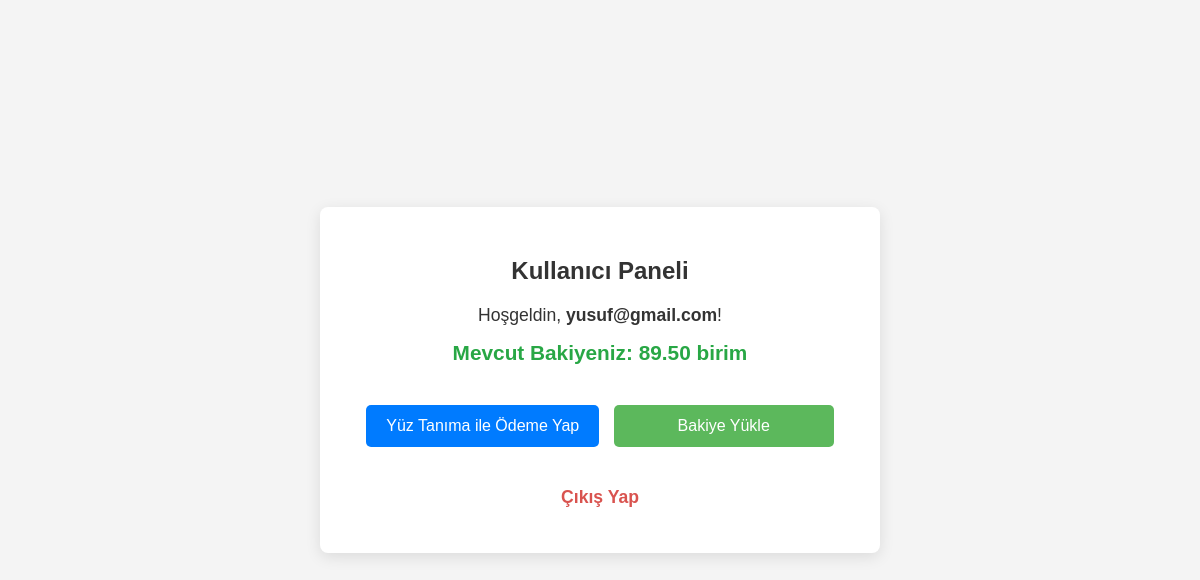
/dashboard (signed in), run on an earlier commit of the app's database.
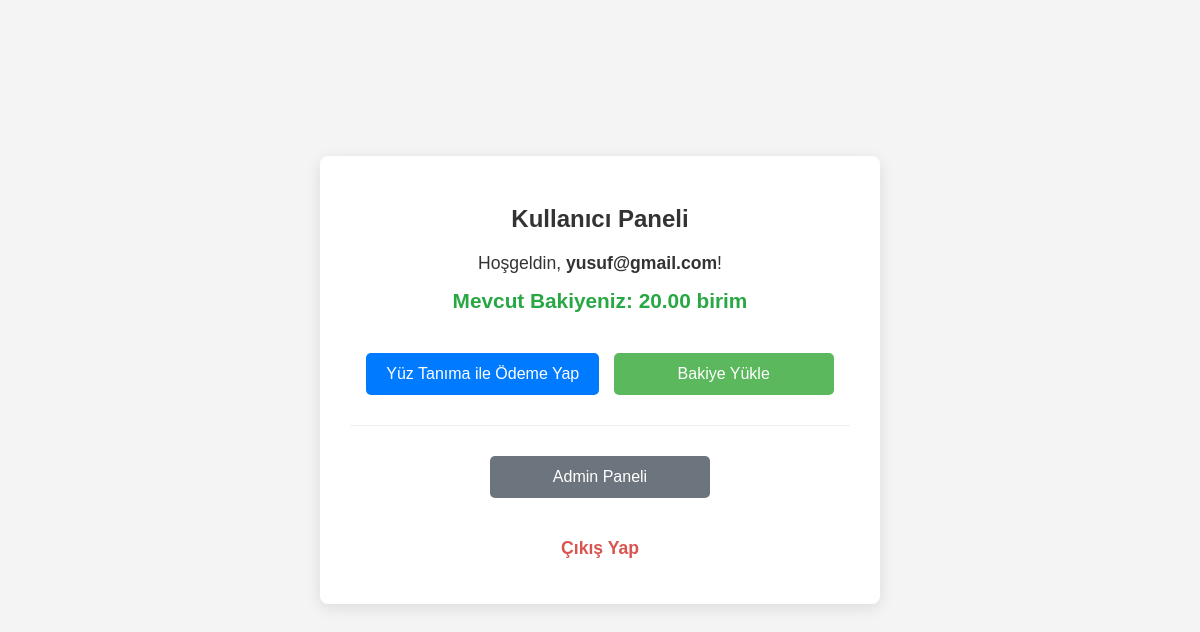
And on a later commit of the database.
### src/app.py (models this page shows, shortened)
class User(UserMixin, db.Model):
    id = db.Column(db.Integer, primary_key=True)
    email = db.Column(db.String(120), index=True, unique=True, nullable=False)
    password_hash = db.Column(db.String(256), nullable=False)
    photo_filename = db.Column(db.String(255), nullable=True)
    embedding = db.Column(db.LargeBinary, nullable=True)
    balance = db.Column(db.Numeric(10, 2), nullable=False, default=Decimal('0.00'))
    is_admin = db.Column(db.Boolean, nullable=False, default=False)

### src/app.py (the view)
@app.route('/dashboard')
@login_required
def dashboard():
    return render_template('dashboard.html',
                           user_email=current_user.email,
                           current_balance=current_user.balance,
                           is_admin=current_user.is_admin)

### src/app.py (called while the page is built)
@app.after_request
def add_header(response):
    response.headers['Cache-Control'] = 'no-store, no-cache, must-revalidate, post-check=0, pre-check=0, max-age=0'
    response.headers['Pragma'] = 'no-cache'
    response.headers['Expires'] = '-1'
    return response

@login_manager.user_loader
def load_user(user_id):
    return db.session.get(User, int(user_id))

### src/templates/dashboard.html (shortened to what this page needs)
<!DOCTYPE html>
<html lang="tr">
<head>
</head>
<body>
    <div class="container">
        <h2>Kullanıcı Paneli</h2>
        <p>Hoşgeldin, <strong>{{ user_email }}</strong>!</p>
        <div class="balance-info">
            Mevcut Bakiyeniz: {{ "%.2f"|format(current_balance) }} birim
        </div>
        <div class="actions">
            <a href="{{ url_for('make_payment_page') }}" class="payment-link">Yüz Tanıma ile Ödeme Yap</a>
            <a href="{{ url_for('add_balance_page') }}" class="add-balance-link">Bakiye Yükle</a>
        </div>
        {% if is_admin %}
        <div class="admin-actions">
            <a href="{{ url_for('admin_dashboard') }}">Admin Paneli</a>
        </div>
        {% endif %}
        <p class="logout-link"><a href="{{ url_for('logout') }}">Çıkış Yap</a></p>
    </div>
</body>
</html>

What changed in the data, as far as the page shows it:
changed User "yusuf@gmail.com": balance "89.50" → "20.00"
Also different on the page:
text now shown: "Admin Paneli"
